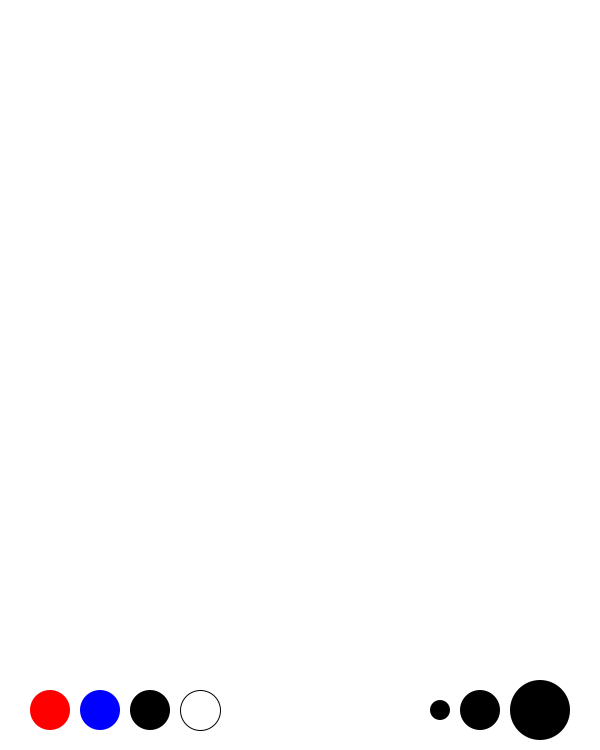
Frame 1 (no input)
Frame 60 (the mouse pressed at the canvas centre just before this capture): identical to frame 1, image omitted
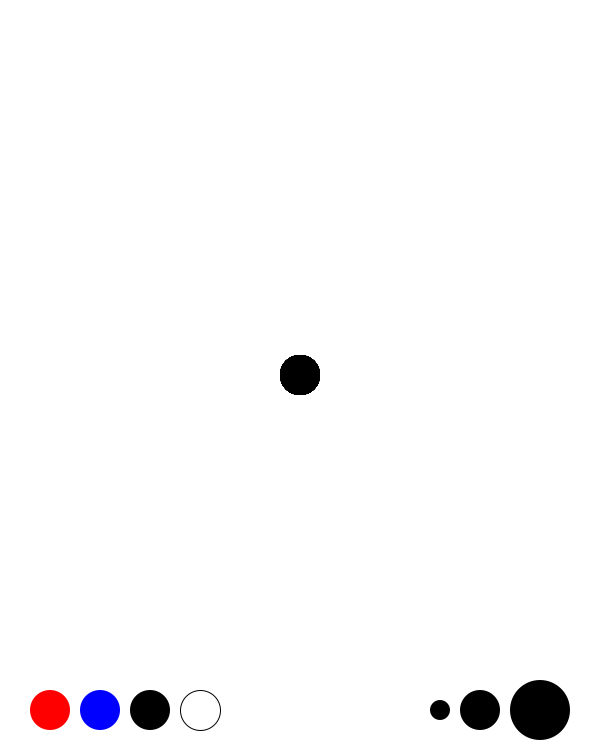
Frame 120 (the mouse held since frame 60 and released just before this capture)

The Processing sketch that drew these frames (run headless with seeded random() and noise(); from frame 60 on, the mouse is pressed at the canvas centre):

// Processing sketch: processing_58361
// ── processing_58361.pde

Ball balls;
int a, b, g, f, s, d, q,w,e,r,v,u,z,o,p,tr,col, col2, col3;
void setup() {
background(255);
size(600, 750);
smooth();
balls = new Ball();
a = 50;
b = height - 40;
g = 100;
f = b;
s = 150;
d = b;
o = 200;
p = b;
q = width - 160;
w = b;
v = width - 120;
u = b;
z = 40;
e = width - 60;
r = b;
col = 0;
col2 = 0;
col3 = 0;
tr = 0;
}
void draw() {
noStroke();
fill(255,tr);
rect(0,0,width,height);
fill(255);
rect(0, height-80, width, height);
noFill();
balls.display();
balls.go();
noStroke();
fill(255,0,0);
ellipse(a,b,40,40);
noFill();
fill(0,0,255);
ellipse(g,f,40,40);
noFill();
fill(0);
ellipse(s,d,40,40);
noFill();
stroke(0);
fill(255);
ellipse(o,p,40,40);
noFill();
noStroke();
fill(col,col3,col2);
if(col == 255 && col2 == 255 && col3 == 255) {
stroke(0);
}
else {
noStroke();
}
ellipse(q,w,20,20);
ellipse(v,u,40,40);
ellipse(e,r,60,60);
noFill();
noStroke();
}
class Ball {
float x,y,c,vx,vy,angle,gravity;
Ball() {
x = width + 40;
y = height + 40;
gravity = .5;
}
void display() {
fill(col,col3,col2);
ellipse(x,y,z,z);
}
void go() {
if(!mousePressed) {
}
else {
if(dist(a,b,x,y) < 20) {
col = 255;
col2 = 0;
col3 = 0;
}
if(dist(g,f,x,y) < 20) {
col2 = 255;
col = 0;
col3 = 0;
}
if(dist(s,d,x,y) < 20) {
col2 = 0;
col = 0;
col3 = 0;
}
if(dist(o,p,x,y) < 20) {
col = 255;
col2=255;
col3=255;
}
if(dist(q,w,x,y) < 20) {
z = 20;
}
if(dist(v,u,x,y) < 20) {
z = 40;
}
if(dist(e,r,x,y) < 30) {
z = 60;
}
x = mouseX;
y = mouseY;
}
if (y > height - 25) {
y = height - 25;
vy = 1;
}
}
}
